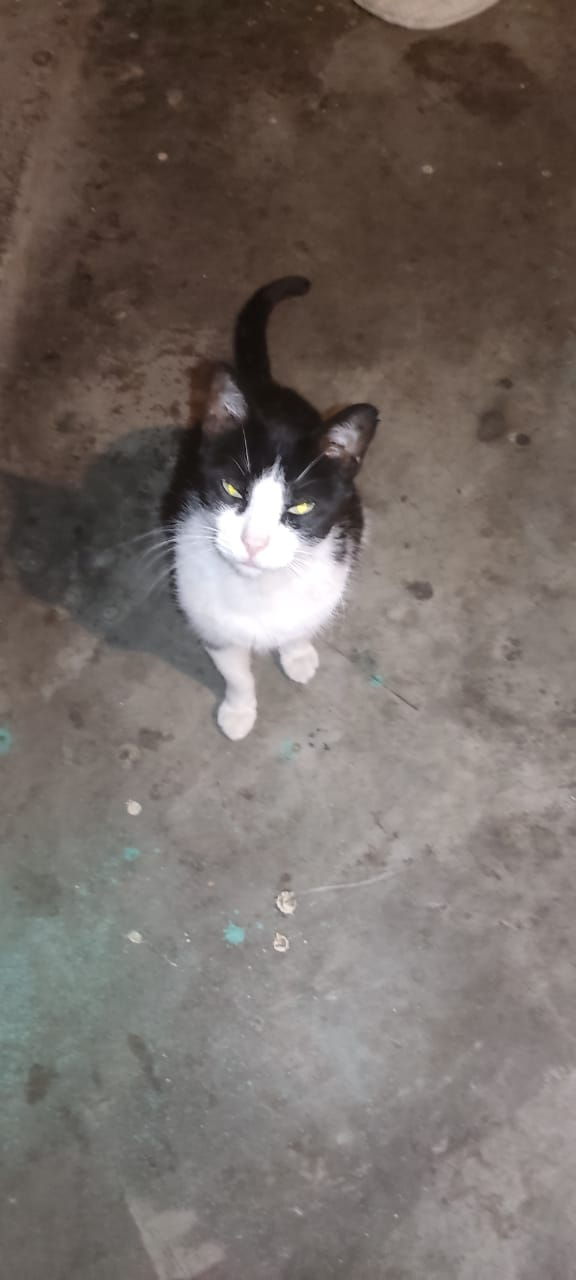
#> input picture gato.jpg, 576 x 1280 px, found by its file name
$ python reflejar.py
#> lines starting #> are read from the running program, lines starting #| are printed output that depends on the picture
import cv2 as cv

original = cv.imread('C:\\Users\\Barbies\\Desktop\\Computacion Visual\\Tareas\\Tarea02\\gato.jpg')
#> original is the input picture: shape (1280, 576, 3); mean B, G, R 101.5, 106.6, 115.7
reflejo=cv.flip(original,flipCode=1)#cambaiar el flipcode=0 si quiere un reflejo vertical
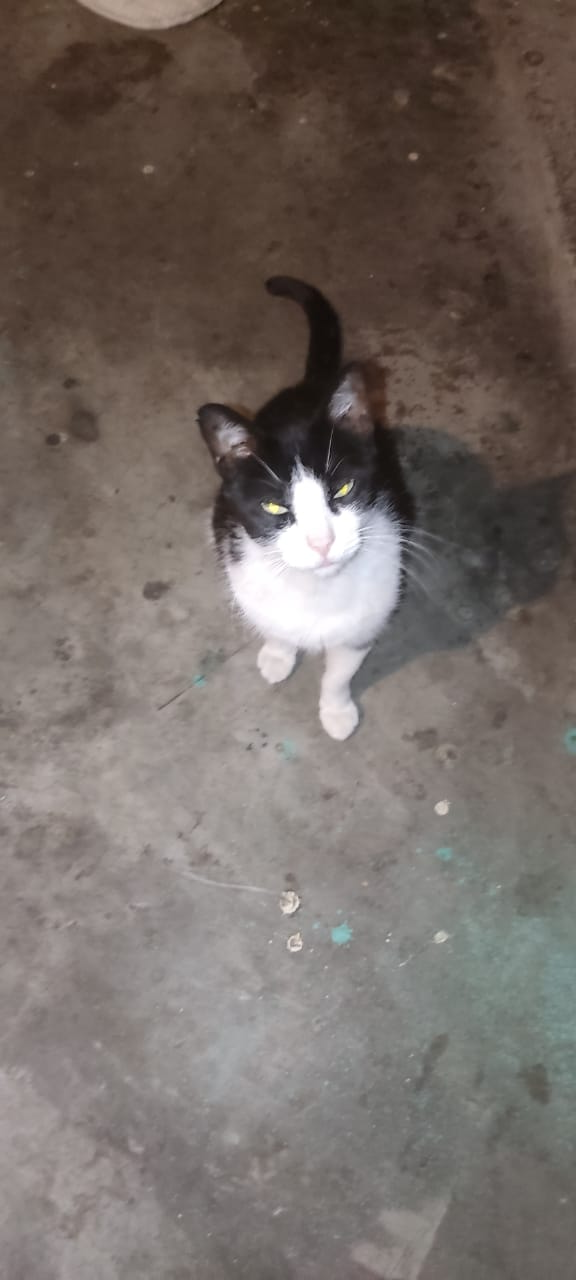
#> reflejo: shape (1280, 576, 3); mean B, G, R 101.5, 106.6, 115.7

cv.imshow('Original' , original)
cv.imshow('Reflejo',reflejo)
cv.waitKey(0)
